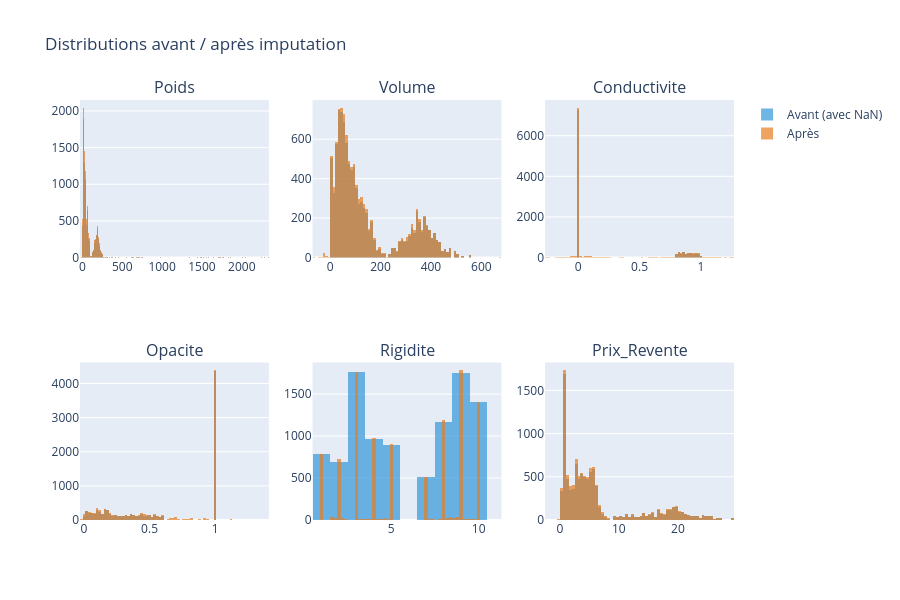

This figure's notebook cell:
### Code cell
# Application d'un imputeur test pour la visualisation
imp_test = IterativeImputer(max_iter=10, random_state=42)
arr_test = imp_test.fit_transform(df_clean[NUMERIC])
df_imputed_test = pd.DataFrame(arr_test, columns=NUMERIC, index=df_clean.index)

fig_dist_imp = make_subplots(rows=2, cols=3, subplot_titles=NUMERIC)
for i, col in enumerate(NUMERIC):
    r, c = divmod(i, 3)
    fig_dist_imp.add_trace(
        go.Histogram(x=df_clean[col], name="Avant (avec NaN)", marker_color="#3498db", opacity=0.7, showlegend=(i == 0)),
        row=r+1, col=c+1
    )
    fig_dist_imp.add_trace(
        go.Histogram(x=df_imputed_test[col], name="Après", marker_color="#e67e22", opacity=0.7, showlegend=(i == 0)),
        row=r+1, col=c+1
    )
fig_dist_imp.update_layout(barmode='overlay', title_text="Distributions avant / après imputation", height=600)
fig_dist_imp.show()

### Figure 1 — Plotly figure (JSON) as saved in the notebook; plotly's stock layout.template omitted (floating-point values rounded to 4 significant figures; data arrays with more than 128 entries replaced by an {"elided": "..."} marker saying what was removed)
{"data": [{"marker": {"color": "#3498db"}, "name": "Avant (avec NaN)", "opacity": 0.7, "showlegend": true, "type": "histogram", "x": {"elided": "10500 float values"}, "xaxis": "x", "yaxis": "y"}, {"marker": {"color": "#e67e22"}, "name": "Après", "opacity": 0.7, "showlegend": true, "type": "histogram", "x": {"elided": "10500 float values"}, "xaxis": "x", "yaxis": "y"}, {"marker": {"color": "#3498db"}, "name": "Avant (avec NaN)", "opacity": 0.7, "showlegend": false, "type": "histogram", "x": {"elided": "10500 float values"}, "xaxis": "x2", "yaxis": "y2"}, {"marker": {"color": "#e67e22"}, "name": "Après", "opacity": 0.7, "showlegend": false, "type": "histogram", "x": {"elided": "10500 float values"}, "xaxis": "x2", "yaxis": "y2"}, {"marker": {"color": "#3498db"}, "name": "Avant (avec NaN)", "opacity": 0.7, "showlegend": false, "type": "histogram", "x": {"elided": "10500 float values"}, "xaxis": "x3", "yaxis": "y3"}, {"marker": {"color": "#e67e22"}, "name": "Après", "opacity": 0.7, "showlegend": false, "type": "histogram", "x": {"elided": "10500 float values"}, "xaxis": "x3", "yaxis": "y3"}, {"marker": {"color": "#3498db"}, "name": "Avant (avec NaN)", "opacity": 0.7, "showlegend": false, "type": "histogram", "x": {"elided": "10500 float values"}, "xaxis": "x4", "yaxis": "y4"}, {"marker": {"color": "#e67e22"}, "name": "Après", "opacity": 0.7, "showlegend": false, "type": "histogram", "x": {"elided": "10500 float values"}, "xaxis": "x4", "yaxis": "y4"}, {"marker": {"color": "#3498db"}, "name": "Avant (avec NaN)", "opacity": 0.7, "showlegend": false, "type": "histogram", "x": {"elided": "10500 float values"}, "xaxis": "x5", "yaxis": "y5"}, {"marker": {"color": "#e67e22"}, "name": "Après", "opacity": 0.7, "showlegend": false, "type": "histogram", "x": {"elided": "10500 float values"}, "xaxis": "x5", "yaxis": "y5"}, {"marker": {"color": "#3498db"}, "name": "Avant (avec NaN)", "opacity": 0.7, "showlegend": false, "type": "histogram", "x": {"elided": "10500 float values"}, "xaxis": "x6", "yaxis": "y6"}, {"marker": {"color": "#e67e22"}, "name": "Après", "opacity": 0.7, "showlegend": false, "type": "histogram", "x": {"elided": "10500 float values"}, "xaxis": "x6", "yaxis": "y6"}], "layout": {"annotations": [{"font": {"size": 16}, "showarrow": false, "text": "Poids", "x": 0.1444, "xanchor": "center", "xref": "paper", "y": 1, "yanchor": "bottom", "yref": "paper"}, {"font": {"size": 16}, "showarrow": false, "text": "Volume", "x": 0.5, "xanchor": "center", "xref": "paper", "y": 1, "yanchor": "bottom", "yref": "paper"}, {"font": {"size": 16}, "showarrow": false, "text": "Conductivite", "x": 0.8556, "xanchor": "center", "xref": "paper", "y": 1, "yanchor": "bottom", "yref": "paper"}, {"font": {"size": 16}, "showarrow": false, "text": "Opacite", "x": 0.1444, "xanchor": "center", "xref": "paper", "y": 0.375, "yanchor": "bottom", "yref": "paper"}, {"font": {"size": 16}, "showarrow": false, "text": "Rigidite", "x": 0.5, "xanchor": "center", "xref": "paper", "y": 0.375, "yanchor": "bottom", "yref": "paper"}, {"font": {"size": 16}, "showarrow": false, "text": "Prix_Revente", "x": 0.8556, "xanchor": "center", "xref": "paper", "y": 0.375, "yanchor": "bottom", "yref": "paper"}], "barmode": "overlay", "height": 600, "title": {"text": "Distributions avant / après imputation"}, "xaxis": {"anchor": "y", "domain": [0, 0.2889]}, "xaxis2": {"anchor": "y2", "domain": [0.3556, 0.6444]}, "xaxis3": {"anchor": "y3", "domain": [0.7111, 1]}, "xaxis4": {"anchor": "y4", "domain": [0, 0.2889]}, "xaxis5": {"anchor": "y5", "domain": [0.3556, 0.6444]}, "xaxis6": {"anchor": "y6", "domain": [0.7111, 1]}, "yaxis": {"anchor": "x", "domain": [0.625, 1]}, "yaxis2": {"anchor": "x2", "domain": [0.625, 1]}, "yaxis3": {"anchor": "x3", "domain": [0.625, 1]}, "yaxis4": {"anchor": "x4", "domain": [0, 0.375]}, "yaxis5": {"anchor": "x5", "domain": [0, 0.375]}, "yaxis6": {"anchor": "x6", "domain": [0, 0.375]}}}
